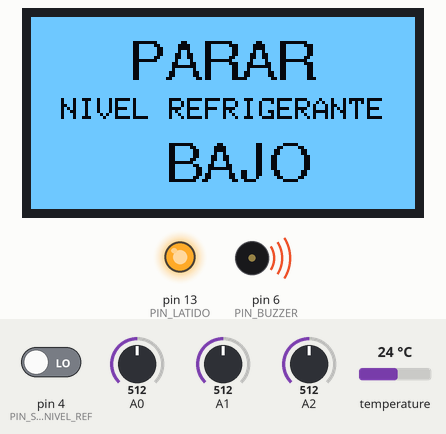
This sketch was run on a simulated Arduino Uno, built with avr-gcc and run on an emulated ATmega328P. Parts: 128×64 one-colour display, output pins drawn as LEDs (lit = HIGH), buzzer (waves = sounding, pin HIGH). Inputs (shaded band) come from the test bench; at power-on: pin 4 (PIN_SENSOR_NIVEL_REF) LOW, A1 = 512, A2 = 512, A0 = 512, temperature 24 °C. What the sketch prints to the serial monitor is not drawn.

Above: at 3.5 s.
3.6 s: pin 4 (PIN_SENSOR_NIVEL_REF) driven HIGH
At 5.2 s:
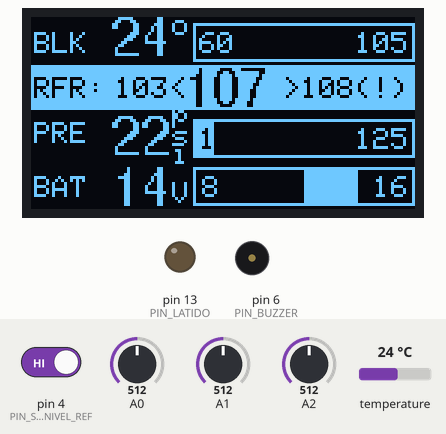
8.4 s: A1 set to 588
At 9.8 s:
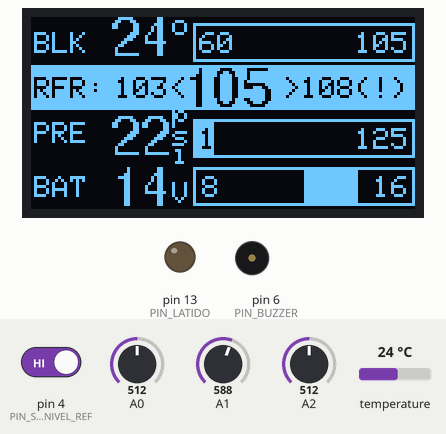
12.2 s: A1 set to 614
At 15.4 s:
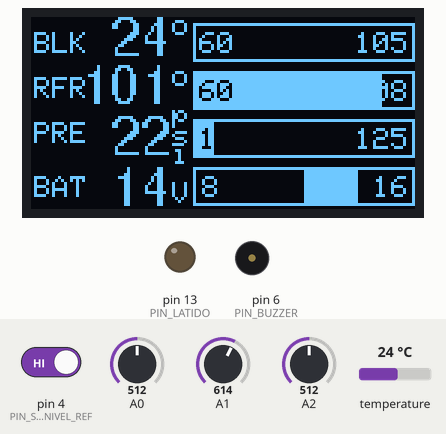
17.0 s: A2 set to 405
At 18.1 s:
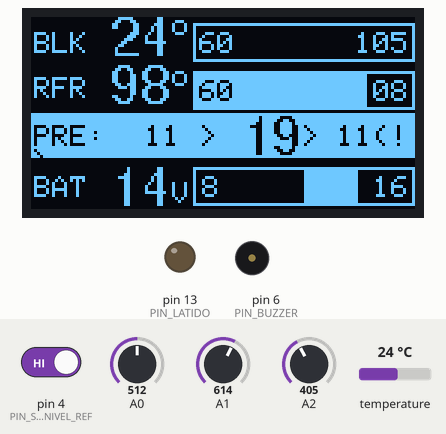
21.8 s: A2 set to 380
At 24.9 s:
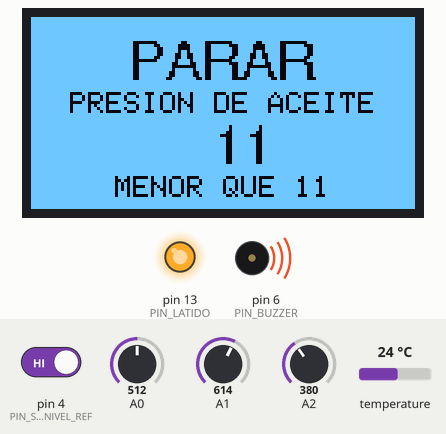
26.6 s: A1 set to 319
31.4 s: A1 set to 295
At 34.8 s:
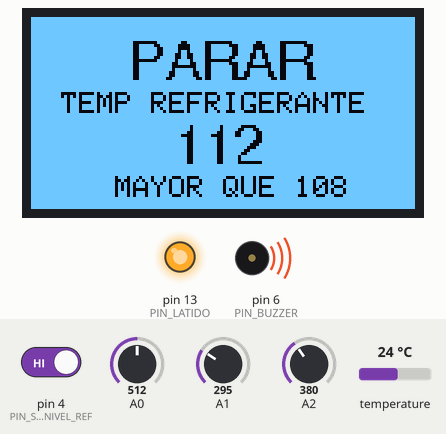
Timing chart, 0 to 37.2 s (numbered marks = the images above; inputs shaded):
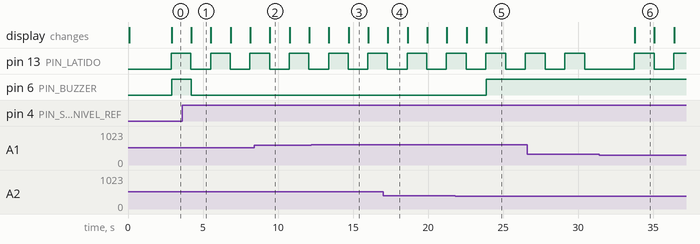

Measured:
- the behaviour switches between 601 and 602 on A1 (found by bisection; images 2 and 3)
- the behaviour switches between 393 and 392 on A2 (found by bisection; images 4 and 5)
- the behaviour switches between 305 and 304 on A1 (found by bisection; images 5 and 6)
- after the input at 3.6 s, pin 6 (PIN_BUZZER): HIGH → LOW after 0.62 s; the display: changes after 0.62 s (image 1)
- after the input at 8.4 s, the display: changes after 1.1 s (image 2)
- after the input at 17.0 s, the display: changes after 0.33 s (image 4)
- after the input at 21.8 s, pin 6 (PIN_BUZZER): LOW → HIGH after 2.1 s; the display: first differs from a run without the input after 2.1 s (image 5)

The sketch:

main_vigibot.ino
```cpp
#include <SPI.h>
#include <Wire.h>
#include <Adafruit_GFX.h>
#include <Adafruit_SH1106.h>
#include <Fonts/FreeSans9pt7b.h>
#include <OneWire.h>
#include <DallasTemperature.h>
#include "config.h"
#include <Average.h>                            //incluida en este paquete https://github.com/MajenkoLibraries/Average.git


#define OLED_RESET -1 //4
Adafruit_SH1106 display(OLED_RESET);

OneWire ourWire(PIN_TERMOMETRO);                //Se establece el pin 2  como bus OneWire
DallasTemperature sensors(&ourWire);            //Se declara una variable u objeto para nuestro sensor

Average<int> array_temp(TEMP_NUMERO_LECTURAS_A_PROMEDIAR);
Average<int> array_pres(PRES_NUMERO_LECTURAS_A_PROMEDIAR);


void setup() {
  Serial.begin(9600);
  Serial.println("VIGIBOT");

  pinMode(PIN_BUZZER, OUTPUT);
  digitalWrite(PIN_BUZZER, LOW);
  pinMode(PIN_SENSOR_NIVEL_REF, INPUT);
  pinMode(PIN_LATIDO, OUTPUT);
  digitalWrite(PIN_LATIDO, LOW);


  display.begin(SH1106_SWITCHCAPVCC, 0x3C);   // initialize with the I2C addr 0x3D (for the 128x64)
  display.clearDisplay();                     // si no borro aca muestra logo de Adafruit
  display.setRotation(2);
  display.display();
  printLogo();
  delay(2000);

}

void loop() {
  static bool latido=false;
  static unsigned long tiempoUltimoPitido;
  static bool noSonarAlInicio = true;
  bool enAlarma = false;
  bool cartelParar = false;
  int valorMedido;

   if (millis() > ESPERA_EN_CONTACTO) {
     noSonarAlInicio = false;
   } else if (medirPresionAceite() > PRES_ALERTA_MIN_ACEITE) {
     noSonarAlInicio = false; // para que salga de la espera cuando arranco el motor, si hay presion de aceite claro..
   }

  // INTERFASE
  display.clearDisplay();
  display.setTextColor(WHITE);
  display.setTextSize(1);

  // Check Temp Block
  valorMedido = medirTempBlock();
  if (!cartelParar && valorMedido < TEMP_ALERTA_BLOCK) {
    dibujarTempBlock(valorMedido);
  }
   if (!noSonarAlInicio && !cartelParar && valorMedido >= TEMP_ALERTA_BLOCK) {
    dibujarAlarmaTempBlock(valorMedido);
    enAlarma=true;
  }
  if (!noSonarAlInicio && !cartelParar && valorMedido >= TEMP_MAX_BLOCK) {
    dibujarPararTempBlock(valorMedido);
    cartelParar = true;
  }

  // Check Temp Refrigerante
  valorMedido = medirTempAgua();
  if (!cartelParar && valorMedido < TEMP_ALERTA_AGUA) {
    dibujarTempAgua(valorMedido);
  }
   if (!noSonarAlInicio && !cartelParar && valorMedido >= TEMP_ALERTA_AGUA) {
    dibujarAlarmaTempAgua(valorMedido);
    enAlarma=true;
  }
  if (!noSonarAlInicio && !cartelParar && valorMedido >= TEMP_MAX_AGUA) {
    dibujarPararTempAgua(valorMedido);
    cartelParar = true;
  }

  // Check Presion Aceite
  valorMedido = medirPresionAceite();
  if (!cartelParar && valorMedido < PRES_ALERTA_MAX_ACEITE && valorMedido > PRES_ALERTA_MIN_ACEITE || noSonarAlInicio) {
    dibujarPresionAceite(valorMedido);
  }
   if (!noSonarAlInicio && !cartelParar && valorMedido >= PRES_ALERTA_MAX_ACEITE) {
    dibujarAlarmaMaxPresionAceite(valorMedido);
    enAlarma=true;
  }
  if (!noSonarAlInicio && !cartelParar && valorMedido <= PRES_ALERTA_MIN_ACEITE) {
    dibujarAlarmaMinPresionAceite(valorMedido);
    enAlarma=true;
  }
  if (!noSonarAlInicio && !cartelParar && valorMedido >= PRES_MAX_ACEITE) {
    dibujarPararMaxAceite(valorMedido);
    cartelParar = true;
  }
  if (!noSonarAlInicio && !cartelParar && valorMedido <= PRES_MIN_ACEITE) {
    dibujarPararMinAceite(valorMedido);
    cartelParar = true;
  }

  // Check Voltaje de carga Batería
  valorMedido = medirVoltajeBateria();
  //valorMedido = 12;
  if (!cartelParar && valorMedido < VOLTAJE_MAX_BAT && valorMedido > VOLTAJE_MIN_BAT || noSonarAlInicio) {
    dibujarVolajeBateria(valorMedido);
  }
  if (!noSonarAlInicio && !cartelParar && valorMedido >= VOLTAJE_MAX_BAT) {
    dibujarPararMaxBateria(valorMedido);
    cartelParar = true;
  }
  if (!noSonarAlInicio && !cartelParar && valorMedido <= VOLTAJE_MIN_BAT) {
    dibujarPararMinBateria(valorMedido);
    cartelParar = true;
  }


  // Check Nivel de Regrigerante
  // si se activa al iniciar, no tiene delay
  bool hayRefrigerante = digitalRead(PIN_SENSOR_NIVEL_REF);
  //noHayRefrigerante = 0;
  if (!noSonarAlInicio && !hayRefrigerante) {
    dibujarPararNivelBajoAgua();
    cartelParar = true;
  }

  // latido
  if (!latido) {
    display.fillCircle(23,7,1,WHITE); // Latido
    digitalWrite(PIN_LATIDO,HIGH);
    latido = true;
  } else {
    latido = false;
    digitalWrite(PIN_LATIDO,LOW);
  }

  // Cartel esperando al inicio
  if (noSonarAlInicio) {
    cartelEsperando();
  }

  // Renderiza todo lo dibujado en el buffer
  display.display();

  // Activacion de Buzzer de alarma
  if (enAlarma && millis()-tiempoUltimoPitido > INTERVALO_BUZZER_ALARMA) {
    digitalWrite(PIN_BUZZER, HIGH);
    delay (DUARACION_BUZZER_ALARMA); // congela el programa pero es simple y funciona para esto
    digitalWrite(PIN_BUZZER, LOW);
    tiempoUltimoPitido = millis();
  }
  if (cartelParar) {
    digitalWrite(PIN_BUZZER, HIGH);
  } else {
    digitalWrite(PIN_BUZZER, LOW);
  }

  delay(INTERVALO_DE_REFRESCO_Y_LECTURAS);

}
```

Average.h
```cpp
// (licence header left out)
#ifndef _AVERAGE_H
#define _AVERAGE_H

#if (ARDUINO >= 100)
# include <Arduino.h>
#else
# include <WProgram.h>
#endif

#include <math.h>

inline static float sqr(float x) {
    return x*x;
}

template <class T> class Average {
    private:
        // Private functions and variables here.  They can only be accessed
        // by functions within the class.
        T *_store;
        T _sum;                                               // _sum variable for faster mean calculation
        uint32_t _position;                                   // _position variable for circular buffer
        uint32_t _count;
        uint32_t _size;

    public:
        // Public functions and variables.  These can be accessed from
        // outside the class.
        Average(uint32_t size);
        ~Average();
        float rolling(T entry);
        void push(T entry);
        float mean();
        T mode();
        T minimum();
        T minimum(int *);
        T maximum();
        T maximum(int *);
        float stddev();
        T get(uint32_t);
        void leastSquares(float &m, float &b, float &r);
        int getCount();
        T predict(int x);
        T sum();
        void clear();
        Average<T> &operator=(Average<T> &a);

};

template <class T> int Average<T>::getCount() {
    return _count;
}

template <class T> Average<T>::Average(uint32_t size) {
    _size = size;
    _count = 0;
    _store = (T *)malloc(sizeof(T) * size);
    _position = 0;                                            // track position for circular storage
    _sum = 0;                                                 // track sum for fast mean calculation
    for (uint32_t i = 0; i < size; i++) {
        _store[i] = 0;
    }
}

template <class T> Average<T>::~Average() {
    free(_store);
}

template <class T> void Average<T>::push(T entry) {
    if (_count < _size) {                                     // adding new values to array
        _count++;                                             // count number of values in array
    } else {                                                    // overwriting old values
        _sum = _sum -_store[_position];                       // remove old value from _sum
    }
    _store[_position] = entry;                                // store new value in array
    _sum += entry;                                            // add the new value to _sum
    _position += 1;                                           // increment the position counter
    if (_position >= _size) _position = 0;                    // loop the position counter
}


template <class T> float Average<T>::rolling(T entry) {
    push(entry);
    return mean();
}

template <class T> float Average<T>::mean() {
    if (_count == 0) {
        return 0;
    }
    return ((float)_sum / (float)_count);                     // mean calculation based on _sum
}

template <class T> T Average<T>::mode() {
	uint32_t pos;
	uint32_t inner;
	T most;
	uint32_t mostcount;
	T current;
	uint32_t currentcount;

    if (_count == 0) {
        return 0;
    }

	most = get(0);
	mostcount = 1;
	for(pos = 0; pos < _count; pos++) {
		current = get(pos);
		currentcount = 1;
		for(inner = pos + 1; inner < _count; inner++) {
			if(get(inner) == current) {
				currentcount++;
			}
		}
		if(currentcount > mostcount) {
			most = current;
			mostcount = currentcount;
		}
		// If we have less array slices left than the current
		// maximum count, then there is no room left to find
		// a bigger count.  We have finished early and we can
		// go home.
		if(_count - pos < mostcount) {
			break;
		}
	}
	return most;
}

template <class T> T Average<T>::minimum() {
    return minimum(NULL);
}

template <class T> T Average<T>::minimum(int *index) {
	T minval;

    if (index != NULL) {
        *index = 0;
    }

    if (_count == 0) {
        return 0;
    }

	minval = get(0);

	for(uint32_t i = 0; i < _count; i++) {
		if(get(i) < minval) {
			minval = get(i);
            if (index != NULL) {
                *index = i;
            }
		}
	}
	return minval;
}

template <class T> T Average<T>::maximum() {
    return maximum(NULL);
}

template <class T> T Average<T>::maximum(int *index) {
	T maxval;

    if (index != NULL) {
        *index = 0;
    }

    if (_count == 0) {
        return 0;
    }

	maxval = get(0);

	for(uint32_t i = 0; i < _count; i++) {
		if(get(i) > maxval) {
			maxval = get(i);
            if (index != NULL) {
                *index = i;
            }
		}
	}
	return maxval;
}

template <class T> float Average<T>::stddev() {
	float square;
	float sum;
	float mu;
	float theta;

    if (_count == 0) {
        return 0;
    }

	mu = mean();

	sum = 0;
	for(uint32_t i = 0; i < _count; i++) {
		theta = mu - (float)get(i);
		square = theta * theta;
		sum += square;
	}
	return sqrt(sum/(float)_count);
}

template <class T> T Average<T>::get(uint32_t index) {
    if (index >= _count) {
        return -1;
    }

    int32_t start = _position - _count;
    if (start < 0) start += _size;
    uint32_t cindex = start + index;
    if (cindex >= _size) cindex -= _size;
    return _store[cindex];
}

template <class T> void Average<T>::leastSquares(float &m, float &c, float &r) {
    float   sumx = 0.0;                        /* sum of x                      */
    float   sumx2 = 0.0;                       /* sum of x**2                   */
    float   sumxy = 0.0;                       /* sum of x * y                  */
    float   sumy = 0.0;                        /* sum of y                      */
    float   sumy2 = 0.0;                       /* sum of y**2                   */

    for (uint32_t i=0;i<_count;i++)   {
        sumx  += i;
        sumx2 += sqr(i);
        sumxy += i * get(i);
        sumy  += get(i);
        sumy2 += sqr(get(i));
    }

    float denom = (_count * sumx2 - sqr(sumx));
    if (denom == 0) {
        // singular matrix. can't solve the problem.
        m = 0;
        c = 0;
        r = 0;
        return;
    }

    m = 0 - (_count * sumxy  -  sumx * sumy) / denom;
    c = (sumy * sumx2  -  sumx * sumxy) / denom;
    r = (sumxy - sumx * sumy / _count) / sqrt((sumx2 - sqr(sumx)/_count) * (sumy2 - sqr(sumy)/_count));
}

template <class T> T Average<T>::predict(int x) {
    float m, c, r;
    leastSquares(m, c, r); // y = mx + c;

    T y = m * x + c;
    return y;
}

// Return the sum of all the array items
template <class T> T Average<T>::sum() {
    return _sum;
}

template <class T> void Average<T>::clear() {
    _count = 0;
    _sum = 0;
    _position = 0;
}

template <class T> Average<T> &Average<T>::operator=(Average<T> &a) {
    clear();
    for (int i = 0; i < _size; i++) {
        push(a.get(i));
    }
    return *this;
}

#endif
```

dibujar_alarmas.ino
```cpp
void dibujarAlarmaTempBlock(int valorMedido){
  display.fillRect(0, 0, 128, altobarras+2, WHITE);
  display.setFont(); // usa fuente default
  display.setTextColor(BLACK);
  display.setCursor(1, 4);
  display.print("BLK: ");
  display.setCursor(24, 4);
  display.print(TEMP_ALERTA_BLOCK);
  display.print("<");
  display.setCursor(84, 4);
  display.print(">");
  display.print(TEMP_MAX_BLOCK);
  display.print("(!)");
  display.setFont(&FreeSans9pt7b);
  display.setCursor(50,13);
  if (valorMedido<100) {
    display.print("  ");
  }
  display.print(valorMedido);
}

void dibujarAlarmaTempAgua(int valorMedido){
  display.fillRect(0, 16, 128, altobarras+2, WHITE);
  display.setFont(); // usa fuente default
  display.setTextColor(BLACK);
  display.setCursor(1, 20);
  display.print("RFR: ");
  display.setCursor(28, 20);
  display.print(TEMP_ALERTA_AGUA);
  display.print("<");
  display.setCursor(84, 20);
  display.print(">");
  display.print(TEMP_MAX_AGUA);
  display.print("(!)");
  display.setFont(&FreeSans9pt7b);
  display.setCursor(50,29);
  if (valorMedido<100) {
    display.print("  ");
  }
  display.print(valorMedido);
}

void dibujarAlarmaMinPresionAceite(int valorMedido){
  display.fillRect(0, 32, 128, altobarras+2, WHITE);
  display.setFont(); // usa fuente default
  display.setTextColor(BLACK);
  display.setCursor(1, 36);
  display.print("PRE: ");
  display.setCursor(38, 36);
  display.print(PRES_MIN_ACEITE);
  display.print(" >");
  display.setCursor(84, 36);
  display.print(" > ");
  display.print(PRES_MIN_ACEITE);
  display.print("(!)");
  display.setFont(&FreeSans9pt7b);
  display.setCursor(60,45);
  if (valorMedido<100) {
    display.print("  ");
  }
  display.print(valorMedido); //valorMedido
}

void dibujarAlarmaMaxPresionAceite(int valorMedido){
  display.fillRect(0, 32, 128, altobarras+2, WHITE);
  display.setFont(); // usa fuente default
  display.setTextColor(BLACK);
  display.setCursor(1, 36);
  display.print("PRE: ");
  display.setCursor(25, 36);
  display.print(PRES_ALERTA_MAX_ACEITE);
  display.print("<");
  display.setCursor(83, 36);
  display.print("<");
  display.print(PRES_MAX_ACEITE);
  display.print("(!)");
  display.setFont(&FreeSans9pt7b);
  display.setCursor(50,45);
  if (valorMedido<100) {
    display.print("  ");
  }
  display.print(valorMedido); //valorMedido
}

void dibujarPararTempBlock(int valorMedido){
  display.fillRect(0, 0, 128, 64, WHITE);
  display.setTextColor(BLACK);
  display.setFont(); // usa fuente default
  display.setCursor(35, 25);
  display.print(F("TEMP BLOCK"));
  display.setCursor(28, 53);
  display.print(F("MAYOR QUE "));
  display.print(TEMP_MAX_BLOCK);
  display.setFont(&FreeSans9pt7b);
  display.setCursor(33,20);
  display.print(F("PARAR"));
  display.setCursor(47,48);
  display.print(valorMedido); //valorMedido
}

void dibujarPararTempAgua(int valorMedido){
  display.fillRect(0, 0, 128, 64, WHITE);
  display.setTextColor(BLACK);
  display.setFont(); // usa fuente default
  display.setCursor(10, 25);
  display.print(F("TEMP REFRIGERANTE"));
  display.setCursor(28, 53);
  display.print(F("MAYOR QUE "));
  display.print(TEMP_MAX_AGUA);
  display.setFont(&FreeSans9pt7b);
  display.setCursor(33,20);
  display.print(F("PARAR"));
  display.setCursor(47,48);
  display.print(valorMedido); //valorMedido
}

void dibujarPararMinAceite(int valorMedido){
  display.fillRect(0, 0, 128, 64, WHITE);
  display.setTextColor(BLACK);
  display.setFont(); // usa fuente default
  display.setCursor(13, 25);
  display.print(F("PRESION DE ACEITE"));
  display.setCursor(28, 53);
  display.print(F("MENOR QUE "));
  display.print(PRES_MIN_ACEITE);
  display.setFont(&FreeSans9pt7b);
  display.setCursor(33,20);
  display.print(F("PARAR"));
  display.setCursor(60,48);
  display.print(valorMedido); //valorMedido
}

void dibujarPararMaxAceite(int valorMedido){
  display.fillRect(0, 0, 128, 64, WHITE);
  display.setTextColor(BLACK);
  display.setFont(); // usa fuente default
  display.setCursor(13, 25);
  display.print(F("PRESION DE ACEITE"));
  display.setCursor(28, 53);
  display.print(F("MAYOR QUE "));
  display.print(PRES_MAX_ACEITE);
  display.setFont(&FreeSans9pt7b);
  display.setCursor(33,20);
  display.print(F("PARAR"));
  display.setCursor(50,48);
  display.print(valorMedido); //valorMedido
}

void dibujarPararMinBateria(int valorMedido){
  display.fillRect(0, 0, 128, 64, WHITE);
  display.setTextColor(BLACK);
  display.setFont(); // usa fuente default
  display.setCursor(13, 25);
  display.print(F("VOLTAJE BATERIA"));
  display.setCursor(28, 53);
  display.print(F("MENOR QUE "));
  display.print(VOLTAJE_MIN_BAT);
  display.print("v");
  display.setFont(&FreeSans9pt7b);
  display.setCursor(33,20);
  display.print(F("PARAR"));
  display.setCursor(53,48);
  display.print(valorMedido); //valorMedido
  display.print("v");
}

void dibujarPararMaxBateria(int valorMedido){
  display.fillRect(0, 0, 128, 64, WHITE);
  display.setTextColor(BLACK);
  display.setFont(); // usa fuente default
  display.setCursor(22, 25);
  display.print(F("VOLTAJE BATERIA"));
  display.setCursor(25, 53);
  display.print(F("MAYOR QUE "));
  display.print(VOLTAJE_MAX_BAT);
  display.print("v");
  display.setFont(&FreeSans9pt7b);
  display.setCursor(33,20);
  display.print(F("PARAR"));
  display.setCursor(49,48);
  display.print(valorMedido); //valorMedido
  display.print("v");
}

void dibujarPararNivelBajoAgua(){
  display.fillRect(0, 0, 128, 64, WHITE);
  display.setTextColor(BLACK);
  display.setFont(); // usa fuente default
  display.setCursor(10, 27);
  display.print(F("NIVEL REFRIGERANTE"));
  display.setFont(&FreeSans9pt7b);
  display.setCursor(33,20);
  display.print(F("PARAR"));
  display.setCursor(45,54);
  display.print(F("BAJO")); //valorMedido
}

void cartelEsperando(){
  long cuentaRegresiva;
  cuentaRegresiva = round((ESPERA_EN_CONTACTO - millis()) / 1000);
  display.fillRect(iniciobarras, 2, anchobarras, 62, WHITE);
  display.setFont(); // usa fuente default
  display.setTextColor(BLACK);
  display.setCursor(iniciobarras+10, 15);
  display.println(F("ESPERANDO")); // uso F() porque se queda sin memoria
  display.setCursor(iniciobarras+12, 25);
  display.println(F("ARRANQUE"));
  display.setFont(&FreeSans9pt7b);
  display.setCursor(iniciobarras+25,50);
  display.print(cuentaRegresiva);
}
```

Source omitted: dibujar_valores.ino (4272 bytes), logo.ino (data table, 2861 bytes), mediciones.ino (1774 bytes), config.h (1864 bytes)
